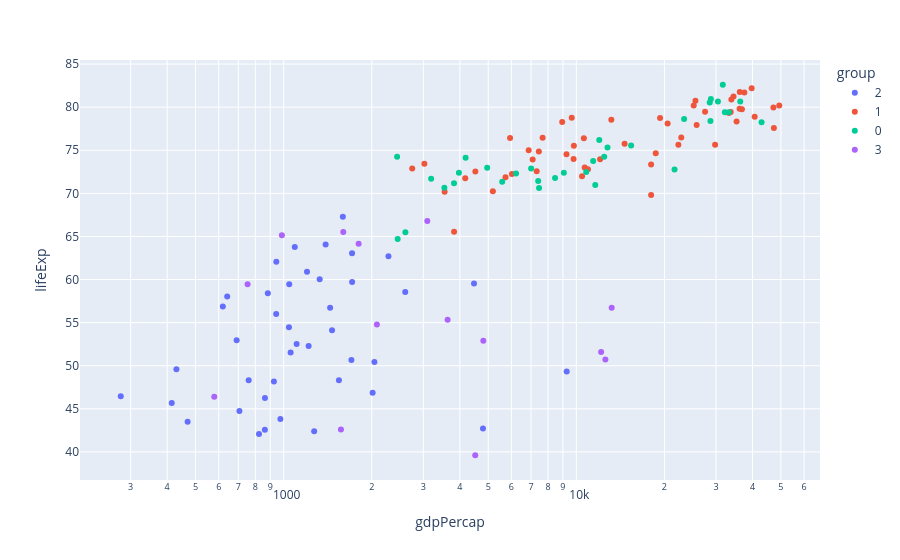

The notebook cell this image was saved under:
### Markdown cell above
## Step 5. See the groups on a map and a chart

### Code cell
px.choropleth(df, locations="iso_alpha", color="group", hover_name="country", title="Country groups found by k-means (2007)").show()
px.scatter(df, x="gdpPercap", y="lifeExp", color="group", log_x=True, hover_name="country").show()

### Figure 1 — Plotly figure (JSON) as saved in the notebook; plotly's stock layout.template omitted (floating-point values rounded to 4 significant figures)
{"data": [{"hovertemplate": "<b>%{hovertext}</b><br><br>group=2<br>gdpPercap=%{x}<br>lifeExp=%{y}<extra></extra>", "hovertext": ["Afghanistan", "Angola", "Bangladesh", "Benin", "Burkina Faso", "Burundi", "Cambodia", "Cameroon", "Central African Republic", "Chad", "Congo, Dem. Rep.", "Cote d'Ivoire", "Eritrea", "Ethiopia", "Ghana", "Guinea", "Haiti", "Iraq", "Kenya", "Korea, Dem. Rep.", "Liberia", "Madagascar", "Malawi", "Mali", "Mozambique", "Myanmar", "Nepal", "Niger", "Nigeria", "Rwanda", "Senegal", "Sierra Leone", "Somalia", "South Africa", "Sudan", "Tanzania", "Togo", "Uganda", "Yemen, Rep.", "Zambia", "Zimbabwe"], "legendgroup": "2", "marker": {"color": "#636efa", "symbol": "circle"}, "mode": "markers", "name": "2", "orientation": "v", "showlegend": true, "type": "scatter", "x": [974.6, 4797.0, 1391.0, 1441.0, 1217.0, 430.1, 1714.0, 2042.0, 706.0, 1704.0, 277.6, 1545.0, 641.4, 690.8, 1328.0, 942.7, 1202.0, 4471.0, 1463.0, 1593.0, 414.5, 1045.0, 759.3, 1043.0, 823.7, 944.0, 1091.0, 619.7, 2014.0, 863.1, 1712.0, 862.5, 926.1, 9270.0, 2602.0, 1107.0, 883.0, 1056.0, 2281.0, 1271.0, 469.7], "xaxis": "x", "y": [43.83, 42.73, 64.06, 56.73, 52.3, 49.58, 59.72, 50.43, 44.74, 50.65, 46.46, 48.33, 58.04, 52.95, 60.02, 56.01, 60.92, 59.55, 54.11, 67.3, 45.68, 59.44, 48.3, 54.47, 42.08, 62.07, 63.78, 56.87, 46.86, 46.24, 63.06, 42.57, 48.16, 49.34, 58.56, 52.52, 58.42, 51.54, 62.7, 42.38, 43.49], "yaxis": "y"}, {"hovertemplate": "<b>%{hovertext}</b><br><br>group=1<br>gdpPercap=%{x}<br>lifeExp=%{y}<extra></extra>", "hovertext": ["Albania", "Australia", "Austria", "Bahrain", "Belgium", "Bolivia", "Bosnia and Herzegovina", "Bulgaria", "Chile", "Costa Rica", "Croatia", "Cuba", "Czech Republic", "Denmark", "Dominican Republic", "Ecuador", "El Salvador", "Finland", "Greece", "Guatemala", "Honduras", "Hong Kong, China", "Hungary", "Iceland", "Ireland", "Israel", "Jamaica", "Jordan", "Kuwait", "Lebanon", "Libya", "Mauritius", "Montenegro", "Netherlands", "New Zealand", "Nicaragua", "Norway", "Oman", "Panama", "Paraguay", "Portugal", "Puerto Rico", "Reunion", "Serbia", "Singapore", "Slovak Republic", "Slovenia", "Sweden", "Switzerland", "Trinidad and Tobago", "Tunisia", "Uruguay", "West Bank and Gaza"], "legendgroup": "1", "marker": {"color": "#EF553B", "symbol": "circle"}, "mode": "markers", "name": "1", "orientation": "v", "showlegend": true, "type": "scatter", "x": [5937.0, 34440.0, 36130.0, 29800.0, 33690.0, 3822.0, 7446.0, 10680.0, 13170.0, 9645.0, 14620.0, 8948.0, 22830.0, 35280.0, 6025.0, 6873.0, 5728.0, 33210.0, 27540.0, 5186.0, 3548.0, 39720.0, 18010.0, 36180.0, 40680.0, 25520.0, 7321.0, 4519.0, 47310.0, 10460.0, 12060.0, 10960.0, 9254.0, 36800.0, 25190.0, 2749.0, 49360.0, 22320.0, 9809.0, 4173.0, 20510.0, 19330.0, 7670.0, 9787.0, 47140.0, 18680.0, 25770.0, 33860.0, 37510.0, 18010.0, 7093.0, 10610.0, 3025.0], "xaxis": "x", "y": [76.42, 81.23, 79.83, 75.64, 79.44, 65.55, 74.85, 73.0, 78.55, 78.78, 75.75, 78.27, 76.49, 78.33, 72.23, 74.99, 71.88, 79.31, 79.48, 70.26, 70.2, 82.21, 73.34, 81.76, 78.89, 80.75, 72.57, 72.53, 77.59, 71.99, 73.95, 72.8, 74.54, 79.76, 80.2, 72.9, 80.2, 75.64, 75.54, 71.75, 78.1, 78.75, 76.44, 74.0, 79.97, 74.66, 77.93, 80.88, 81.7, 69.82, 73.92, 76.38, 73.42], "yaxis": "y"}, {"hovertemplate": "<b>%{hovertext}</b><br><br>group=0<br>gdpPercap=%{x}<br>lifeExp=%{y}<extra></extra>", "hovertext": ["Algeria", "Argentina", "Brazil", "Canada", "China", "Colombia", "Egypt", "France", "Germany", "India", "Indonesia", "Iran", "Italy", "Japan", "Korea, Rep.", "Malaysia", "Mexico", "Morocco", "Pakistan", "Peru", "Philippines", "Poland", "Romania", "Saudi Arabia", "Spain", "Sri Lanka", "Syria", "Taiwan", "Thailand", "Turkey", "United Kingdom", "United States", "Venezuela", "Vietnam"], "legendgroup": "0", "marker": {"color": "#00cc96", "symbol": "circle"}, "mode": "markers", "name": "0", "orientation": "v", "showlegend": true, "type": "scatter", "x": [6223.0, 12780.0, 9066.0, 36320.0, 4959.0, 7007.0, 5581.0, 30470.0, 32170.0, 2452.0, 3541.0, 11610.0, 28570.0, 31660.0, 23350.0, 12450.0, 11980.0, 3820.0, 2606.0, 7409.0, 3190.0, 15390.0, 10810.0, 21650.0, 28820.0, 3970.0, 4185.0, 28720.0, 7458.0, 8458.0, 33200.0, 42950.0, 11420.0, 2442.0], "xaxis": "x", "y": [72.3, 75.32, 72.39, 80.65, 72.96, 72.89, 71.34, 80.66, 79.41, 64.7, 70.65, 70.96, 80.55, 82.6, 78.62, 74.24, 76.19, 71.16, 65.48, 71.42, 71.69, 75.56, 72.48, 72.78, 80.94, 72.4, 74.14, 78.4, 70.62, 71.78, 79.42, 78.24, 73.75, 74.25], "yaxis": "y"}, {"hovertemplate": "<b>%{hovertext}</b><br><br>group=3<br>gdpPercap=%{x}<br>lifeExp=%{y}<extra></extra>", "hovertext": ["Botswana", "Comoros", "Congo, Rep.", "Djibouti", "Equatorial Guinea", "Gabon", "Gambia", "Guinea-Bissau", "Lesotho", "Mauritania", "Mongolia", "Namibia", "Sao Tome and Principe", "Swaziland"], "legendgroup": "3", "marker": {"color": "#ab63fa", "symbol": "circle"}, "mode": "markers", "name": "3", "orientation": "v", "showlegend": true, "type": "scatter", "x": [12570.0, 986.1, 3633.0, 2082.0, 12150.0, 13210.0, 752.7, 579.2, 1569.0, 1803.0, 3096.0, 4811.0, 1598.0, 4513.0], "xaxis": "x", "y": [50.73, 65.15, 55.32, 54.79, 51.58, 56.73, 59.45, 46.39, 42.59, 64.16, 66.8, 52.91, 65.53, 39.61], "yaxis": "y"}], "layout": {"legend": {"title": {"text": "group"}, "tracegroupgap": 0}, "margin": {"t": 60}, "xaxis": {"anchor": "y", "domain": [0.0, 1.0], "title": {"text": "gdpPercap"}, "type": "log"}, "yaxis": {"anchor": "x", "domain": [0.0, 1.0], "title": {"text": "lifeExp"}}}}
